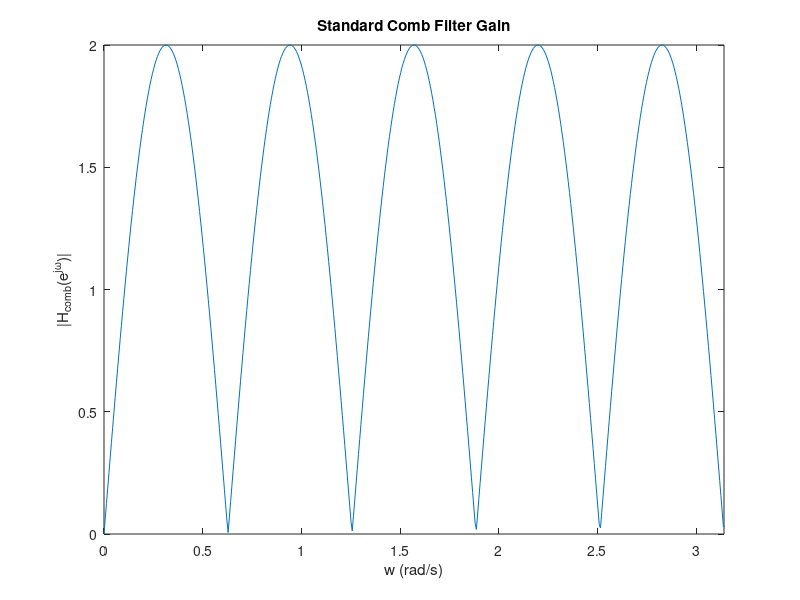
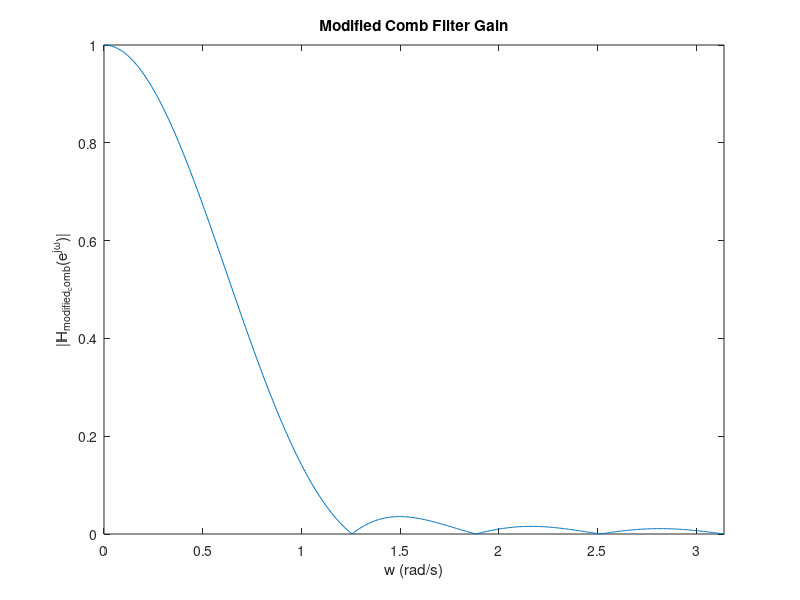
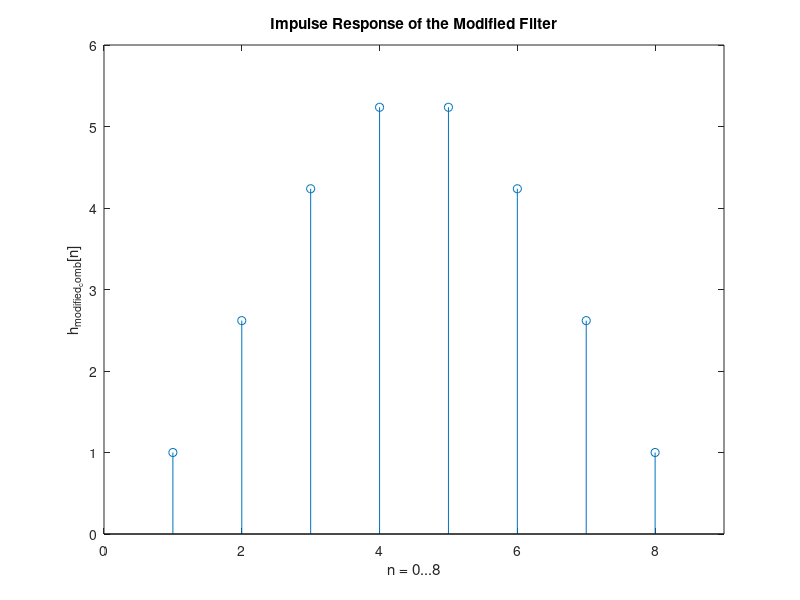

MATLAB code to generate these figures, in order:
% hw9pr3.m
close all

%% Part G

w = linspace(0, 2*pi, 1000);
z = exp(-1j*w);
H1 = (1-z.^-10);

figure(1)
plot(w, abs(H1));
xlim([0 pi]);
title('Standard Comb Filter Gain')
xlabel('w (rad/s)')
ylabel('|H_{comb}(e^{j\omega})|')

%% Part H

% H2 = H1./((1-exp(1j*-pi/5)*z.^-1).*...
%         (1-exp(1j*pi/5)*z.^-1).*...
%         (1-exp(1j*0).*z.^-1));
% H2 = H2/(abs(H2(2)));
% H2(1) = 1;
    
H2 = (1-exp(1j*-2*pi/5)*z.^-1).*(1-exp(1j*2*pi/5)*z.^-1).* ...
     (1-exp(1j*-3*pi/5)*z.^-1).*(1-exp(1j*3*pi/5)*z.^-1).* ...
     (1-exp(1j*-4*pi/5)*z.^-1).*(1-exp(1j*4*pi/5)*z.^-1).* ...
     (1-exp(1j*-5*pi/5)*z.^-1);

H2 = H2/(abs(H2(1)));

figure(2)
plot(w, abs(H2));
xlim([0 pi]);
title('Modified Comb Filter Gain')
xlabel('w (rad/s)')
ylabel('|H_{modified_comb}(e^{j\omega})|')

%% Part I

v1 = [1 -2*cos(2*pi/5) 1];
v2 = [1 -2*cos(3*pi/5) 1];
v3 = [1 -2*cos(4*pi/5) 1];
v4 = [1 1];

h = conv(conv(v1,v2), conv(v3, v4));

figure(3)
stem(h)
title('Impulse Response of the Modified Filter')
xlabel('n = 0...8')
ylabel('h_{modified_comb}[n]')
xlim([0 9])